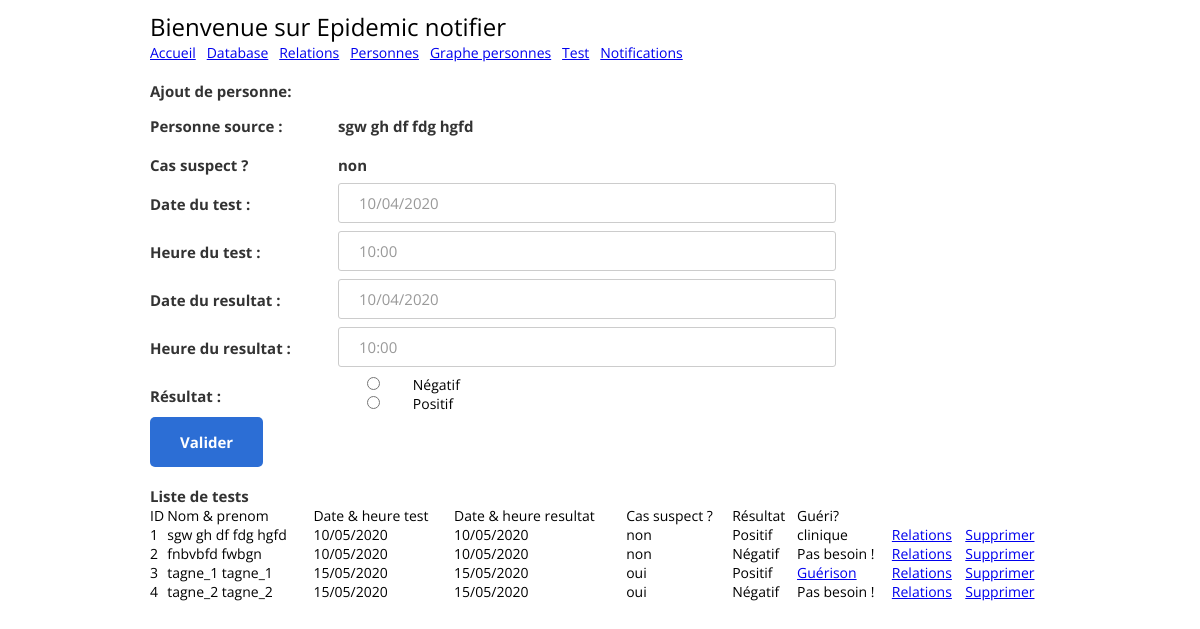
The app's page /tests?personne=1 with its own data.
### tables this page shows
CREATE TABLE "personnes" (
	"id"	integer,
	"nom"	text,
	"prenom"	text,
	"date_naiss"	text,
	"num_telephone"	text,
	"email"	text,
	"suspect"	text,
	"gueri"	TEXT,
	PRIMARY KEY("id"),
	UNIQUE("nom","prenom","date_naiss")
);

CREATE TABLE tests (
            id integer PRIMARY KEY,    
            personne_id integer,
            date_test string,
            heure_test string,
            date_resultat string,
            heure_resultat string,
            resultat int
            );

### app.py (the view)
@app.route("/tests", methods=["GET"])
def home_test():
    personne_id = request.args.get("personne")
    personne = Personne().get_one(personne_id) if personne_id is not None else None
    tests = Test().get_all()
    return render_template("myapp/test.html", personne=personne, tests=tests)

### treatment/db/personne.py (called while the page is built)
    def get_one(self, id_):
        self.cur.execute("SELECT  * FROM personnes WHERE id=? ORDER BY id ASC", str(id_))
        row = self.cur.fetchone()
        if (row != None):
            return RPersonne(str(row[0]), row[1], row[2], row[3], row[4], row[5], row[6])
        return None

### treatment/db/test.py (called while the page is built)
    def get_all(self):
        r = ("SELECT t.id, p.id, p.nom, p.prenom, p.suspect, p.gueri, t.date_test, t.heure_test, t.date_resultat, t.heure_resultat, t.resultat "
            "FROM tests t "
            "JOIN personnes p ON p.id = t.personne_id "
            "ORDER BY t.id ASC")
        self.cur.execute(r)
        rows = self.cur.fetchall()
        return [RTest(row[0], row[1], row[2], row[3], row[4], row[5], row[6], row[7], row[8], row[9], str(row[10])) for row in rows]

### templates/myapp/test.html (shortened to what this page needs)
<!DOCTYPE html>
<html>
  <head>
    {% include 'inc/header.html' %}
  </head>
  <body>
    <div class="page-wrapper bg-dark p-t-100 p-b-50">
      <div class="wrapper wrapper--w900">
        <form action="/tests" method="POST" onsubmit="return validate_form_test();">
          <div class="card card-6">
            <div class="card-heading">
              {% include 'inc/header_menu.html' %}
            </div>
            {% if personne %}
              <div class="card-body">
                <div class="label-row">Ajout de personne: </div>
                <div class="form-row">
                  <div class="name">Personne source : </div>
                  <div class="name">{{ personne.nom + ' '+ personne.prenom }}
                  </div>
                </div>
                <div class="form-row">
                  <div class="name">Cas suspect ? </div>
                  <div class="name">{{ personne.suspect }}</div>
                </div>
                <div class="form-row">
                  <div class="name">Date du test : </div>
                  <div class="value">
                    <input class="input--style-6" type="text" id="date_test" name="date_test" value="" placeholder="10/04/2020" autocomplete="false"/>
                  </div>
                </div>
                <div class="form-row">
                  <div class="name">Heure du test : </div>
                  <div class="value">
                    <input class="input--style-6" type="text" id="heure_test" name="heure_test" value="" placeholder="10:00" autocomplete="false"/>
                  </div>
                </div>
                <div class="form-row">
                  <div class="name">Date du resultat : </div>
                  <div class="value">
                    <input class="input--style-6" type="text" id="date_resultat" name="date_resultat" value="" placeholder="10/04/2020" autocomplete="false"/>
                  </div>
                </div>
                <div class="form-row">
                  <div class="name">Heure du resultat : </div>
                  <div class="value">
                    <input class="input--style-6" type="text" id="heure_resultat" name="heure_resultat" value="" placeholder="10:00" autocomplete="false"/>
                  </div>
                </div>
                <div class="form-row">
                  <div class="name">Résultat : </div>
                  <div class="value">
                    <input style="width:10%;" type="radio" id="resultat" name="resultat" value="0"> Négatif <br/>
                    <input style="width:10%;" type="radio" id="resultat" name="resultat" value="1"> Positif
                  </div>
                </div>
              </div>
              {% endif %}
          </div>
          {% if personne %}
          <div class="card-footer">
            <button class="btn btn--radius-2 btn--blue-2" id="btnvalid_test" value="Valider" type="submit">Valider</button>
          </div>
          {% endif %}
        </form>
        <br/>
        <div class="card card-6">
          <div class="card-body">
            <div class="label-row">Liste de tests</div>
            <table width="100%">
              <thead>
                <td>ID</td>
                <td>Nom & prenom</td>
                <td>Date & heure test</td>
                <td>Date & heure resultat</td>
                <td>Cas suspect ?</td>
                <td>Résultat</td>
                <td>Gu&eacute;ri?</td>
                <td></td>
                <td></td>
              </thead>
              <tbody>
                {% if tests %}
                  {% for r in tests %}
                    <tr>
                      <td>{{ r.id }}</td>
                      <td>{{ r.p_nom + ' ' + r.p_prenom }}</td>
                      <td>{{ r.date_test + ' ' + r.heure_test }}</td>
                      <td>{{ r.date_resultat + ' ' + r.heure_resultat }}</td>
                      <td>{{ r.p_suspect }}</td>
                      <td>
                        {% if r.date_resultat %}
                          {% if r.resultat == '1' %} Positif
                          {% else %} Négatif
                          {% endif %}
                        {% endif %}
                      </td>
                      <td>
                        {% if r.date_resultat %}
                          {% if r.resultat == '1' %}
                            {% if r.p_gueri == '' or r.p_gueri == None %} <a href="personnes/guerison/{{ r.p_id }}">Gu&eacute;rison</a>
                            {% else %} {{ r.p_gueri }}
                            {% endif %}
                          {% else %} Pas besoin !
                          {% endif %}
                        {% endif %}
                      </td>
                      <td><a href="crp?personne={{ r.p_id }}">Relations</a></td>
                      <td><a href="javascript:;" onclick="javascript:confirm_delete('tests/delete/{{ r.id }}');">Supprimer</a></td>
                    </tr>
                  {% endfor %}
                {% else %}
                  <tr><td colspan="8">No result!</td></tr>
                {% endif %}
              </tbody>
            </table>
          </div>
        </div>
      </div>
    </div>
  </body>
</html>

### static/css/main.css (style rules this page uses)
.label-row { color: #333; font-size: 15px; font-weight: 700; }
.form-row { display: -webkit-box; display: -webkit-flex; display: -moz-box; display: -ms-flexbox; display: flex; -webkit-flex-wrap: wrap; -ms-flex-wrap: wrap; flex-wrap: wrap; -webkit-box-align: start; -webkit-align-items: flex-start; -moz-box-align: start; -ms-flex-align: start; align-items: flex-start; padding: 4px 0px; }
.form-row .name { width: 188px; color: #333; font-size: 15px; font-weight: 700; margin-top: 11px; }
.form-row .value { width: -webkit-calc(100% - 188px); width: -moz-calc(100% - 188px); width: calc(100% - 188px); }
html { -webkit-box-sizing: border-box; -moz-box-sizing: border-box; box-sizing: border-box; }
* { padding: 0; margin: 0; }
*, *:before, *:after { -webkit-box-sizing: inherit; -moz-box-sizing: inherit; box-sizing: inherit; }
body, h1, h2, h3, h4, h5, h6, blockquote, p, pre, dl, dd, ol, ul, figure, hr, fieldset, legend { margin: 0; padding: 0; }
table { border-collapse: collapse; border-spacing: 0; }
button { outline: none; background: none; border: none; }
.page-wrapper { min-height: 100vh; }
body { font-family: "Open Sans", "Arial", "Helvetica Neue", sans-serif; font-weight: 400; font-size: 14px; }
.p-t-100 { padding-top: 10px; }
.p-b-50 { padding-bottom: 50px; }
.wrapper { margin: 0 auto; }
.wrapper--w900 { max-width: 900px; }
.btn { display: inline-block; line-height: 50px; padding: 0 30px; -webkit-transition: all 0.4s ease; -o-transition: all 0.4s ease; -moz-transition: all 0.4s ease; transition: all 0.4s ease; cursor: pointer; font-size: 15px; text-transform: capitalize; font-weight: 700; color: #fff; font-family: inherit; }
.btn--radius-2 { -webkit-border-radius: 5px; -moz-border-radius: 5px; border-radius: 5px; }
.btn--blue-2 { background: #2c6ed5; }
input, textarea { outline: none; margin: 0; border: none; -webkit-box-shadow: none; -moz-box-shadow: none; box-shadow: none; width: 70%; font-size: 14px; font-family: inherit; }
.input--style-6, .textarea--style-6 { background: transparent; line-height: 38px; border: 1px solid #cccccc; -webkit-border-radius: 3px; -moz-border-radius: 3px; border-radius: 3px; color: #666; font-size: 15px; -webkit-transition: all 0.4s ease; -o-transition: all 0.4s ease; -moz-transition: all 0.4s ease; transition: all 0.4s ease; padding: 0 20px; }
.card { -webkit-border-radius: 3px; -moz-border-radius: 3px; border-radius: 3px; background: #fff; }
.card-6 { background: transparent; }
.card-6 .card-heading { background: transparent; }
.card-6 .card-body { background: #fff; position: relative; border-bottom: none; padding-bottom: 0; -webkit-border-top-left-radius: 3px; -moz-border-radius-topleft: 3px; border-top-left-radius: 3px; -webkit-border-top-right-radius: 3px; -moz-border-radius-topright: 3px; border-top-right-radius: 3px; }
.card-6 .card-body:before { bottom: 100%; left: 75px; border: solid transparent; content: ""; height: 0; width: 0; position: absolute; pointer-events: none; border-color: rgba(255, 255, 255, 0); border-bottom-color: #fff; border-width: 10px; }

### records on screen
personnes: nom+prenom "sgw gh df fdg hgfd", suspect "non"
tests: id "1", prenom "sgw gh df fdg hgfd", date_test+heure_test "10/05/2020", date_resultat+heure_resultat "10/05/2020", p_suspect "non", resultat "Positif", p_gueri "clinique"
tests: id "2", prenom "fnbvbfd fwbgn", date_test+heure_test "10/05/2020", date_resultat+heure_resultat "10/05/2020", p_suspect "non", resultat "Négatif"
tests: id "3", prenom "tagne_1 tagne_1", date_test+heure_test "15/05/2020", date_resultat+heure_resultat "15/05/2020", p_suspect "oui", resultat "Positif"
tests: id "4", prenom "tagne_2 tagne_2", date_test+heure_test "15/05/2020", date_resultat+heure_resultat "15/05/2020", p_suspect "oui", resultat "Négatif"
